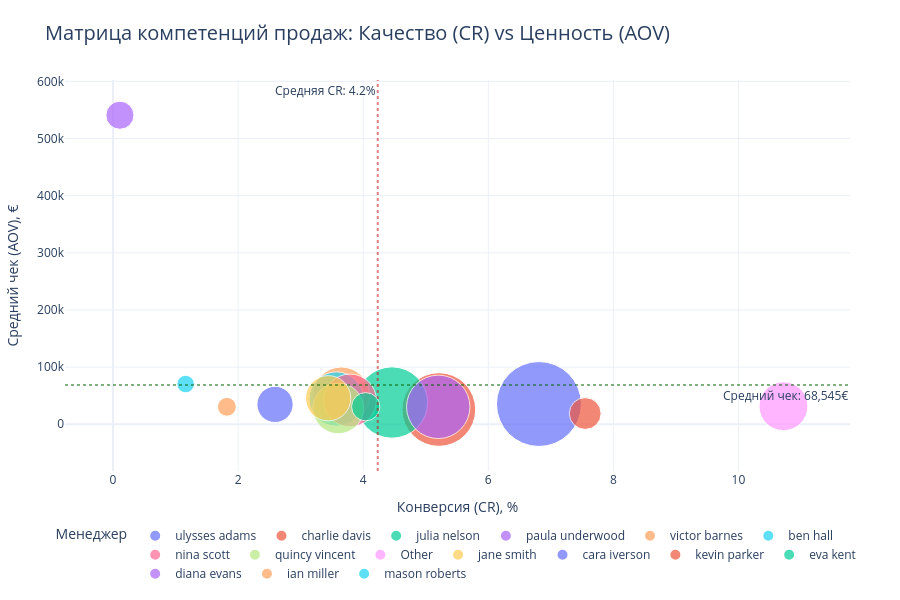

Write notebook code for a chart like this one.
### Markdown cell above
### 🎯 Матрица компетенций отдела продаж
Декомпозиция работы менеджеров по выручке, конверсии (CR) и количеству звонков выявила разные стили работы:

1. **Абсолютный лидер (Ulysses Adams):** 
   * 1-е место по выручке (**5.06 млн €**) и сделкам (140 оплат). 
   * Конверсия составляет **6.51%**, при этом на одну продажу он тратит около **122.3 звонков**. Это говорит о его высокой работоспособности и умении доводить лидов до конца.
2. **Мастера точечных продаж (Высокое качество):**
   * **Kevin Parker** работает "чисто": его конверсия **6.58%**, а на одну продажу уходит **100.3 звонка** (один из лучших показателей среди лидеров).
   * **Victor Barnes** принес **2.14 млн €** при конверсии **3.53%**, но закрывает более крупные чеки.
3. **Зона операционного риска:**
   * **Diana Evans:** Ситуация критическая. Конверсия всего **0.10%**, а на одну успешную продажу ушло **7253 звонка**. Либо менеджеру отдают самый "мертвый" трафик, либо она полностью не попадает в скрипт и сжигает ФОТ.
4. **Аномалия "Other":**
   * Группа других мелких менеджеров показывает высокую конверсию **9.56%** и всего **82.2 звонка** на продажу. Вероятно, это "самоходы" или сделки, закрытые администраторами базы без активных продаж.

### Code cell
# --- АНАЛИЗ КОМПЕТЕНЦИЙ: Конверсия vs Средний чек (v12/10 FIXED) ---
import plotly.express as px
import numpy as np

# 1. Берем данные из нашего рейтинга (sales_rep) 
# Если вдруг в sales_rep нет avg_check, мы его пересчитаем прямо здесь
sales_plot = sales_rep.copy()

# ПРОВЕРКА И РАСЧЕТ: Добавляем средний чек, если его забыли
if 'avg_check' not in sales_plot.columns:
    sales_plot['avg_check'] = np.where(sales_plot['won_deals'] > 0, 
                                       (sales_plot['total_revenue'] / sales_plot['won_deals']).round(0), 0)

# Фильтруем тех, у кого есть хотя бы одна продажа, чтобы не делить на ноль
sales_plot = sales_plot[sales_plot['won_deals'] > 0].copy()

# 2. Строим интерактивный Bubble Chart
fig1 = px.scatter(
    sales_plot, 
    x="conversion", 
    y="avg_check", 
    size="total_revenue", 
    color="deal_owner_name",
    hover_name="deal_owner_name",
    hover_data={
        "deal_owner_name": False, 
        "conversion": ':.2f', 
        "avg_check": ':,.0f', 
        "total_revenue": ':,.0f', 
        "won_deals": True,
        "total_leads": True
    },
    title="Матрица компетенций продаж: Качество (CR) vs Ценность (AOV)",
    labels={
        "conversion": "Конверсия (CR), %", 
        "avg_check": "Средний чек (AOV), €", 
        "total_revenue": "Общая выручка, €", 
        "deal_owner_name": "Менеджер", 
        "won_deals": "Кол-во оплат",
        "total_leads": "Всего лидов"
    },
    size_max=60, 
    template="plotly_white"
)

# 3. Настройка осей и бенчмарков
mean_check = sales_plot['avg_check'].mean()
mean_conv = sales_plot['conversion'].mean()

# Добавляем линии квадрантов
fig1.add_hline(y=mean_check, line_dash="dot", line_color="rgba(0,100,0,0.5)", 
               annotation_text=f"Средний чек: {mean_check:,.0f}€", annotation_position="bottom right")
fig1.add_vline(x=mean_conv, line_dash="dot", line_color="rgba(200,0,0,0.5)", 
               annotation_text=f"Средняя CR: {mean_conv:.1f}%", annotation_position="top left")

# Финальная шлифовка макета
fig1.update_layout(
    height=600,
    title_font_size=20,
    legend=dict(orientation="h", yanchor="bottom", y=-0.3, xanchor="center", x=0.5),
    margin=dict(l=50, r=50, t=80, b=100)
)

fig1.show()

### Figure 1 — Plotly figure (JSON) as saved in the notebook; plotly's stock layout.template omitted (floating-point values rounded to 4 significant figures)
{"data": [{"customdata": [["ulysses adams", 4953500, 140, 2056]], "hovertemplate": "<b>%{hovertext}</b><br><br>Конверсия (CR), %=%{x:.2f}<br>Средний чек (AOV), €=%{y:,.0f}<br>Общая выручка, €=%{customdata[1]:,.0f}<br>Кол-во оплат=%{customdata[2]}<br>Всего лидов=%{customdata[3]}<extra></extra>", "hovertext": ["ulysses adams"], "legendgroup": "ulysses adams", "marker": {"color": "#636efa", "size": [4954000.0], "sizemode": "area", "sizeref": 1376.0, "symbol": "circle"}, "mode": "markers", "name": "ulysses adams", "orientation": "v", "showlegend": true, "type": "scatter", "x": [6.81], "xaxis": "x", "y": [35380.0], "yaxis": "y"}, {"customdata": [["charlie davis", 3733400, 145, 2783]], "hovertemplate": "<b>%{hovertext}</b><br><br>Конверсия (CR), %=%{x:.2f}<br>Средний чек (AOV), €=%{y:,.0f}<br>Общая выручка, €=%{customdata[1]:,.0f}<br>Кол-во оплат=%{customdata[2]}<br>Всего лидов=%{customdata[3]}<extra></extra>", "hovertext": ["charlie davis"], "legendgroup": "charlie davis", "marker": {"color": "#EF553B", "size": [3733000.0], "sizemode": "area", "sizeref": 1376.0, "symbol": "circle"}, "mode": "markers", "name": "charlie davis", "orientation": "v", "showlegend": true, "type": "scatter", "x": [5.21], "xaxis": "x", "y": [25750.0], "yaxis": "y"}, {"customdata": [["julia nelson", 3497121, 92, 2063]], "hovertemplate": "<b>%{hovertext}</b><br><br>Конверсия (CR), %=%{x:.2f}<br>Средний чек (AOV), €=%{y:,.0f}<br>Общая выручка, €=%{customdata[1]:,.0f}<br>Кол-во оплат=%{customdata[2]}<br>Всего лидов=%{customdata[3]}<extra></extra>", "hovertext": ["julia nelson"], "legendgroup": "julia nelson", "marker": {"color": "#00cc96", "size": [3497000.0], "sizemode": "area", "sizeref": 1376.0, "symbol": "circle"}, "mode": "markers", "name": "julia nelson", "orientation": "v", "showlegend": true, "type": "scatter", "x": [4.46], "xaxis": "x", "y": [38010.0], "yaxis": "y"}, {"customdata": [["paula underwood", 2766500, 91, 1749]], "hovertemplate": "<b>%{hovertext}</b><br><br>Конверсия (CR), %=%{x:.2f}<br>Средний чек (AOV), €=%{y:,.0f}<br>Общая выручка, €=%{customdata[1]:,.0f}<br>Кол-во оплат=%{customdata[2]}<br>Всего лидов=%{customdata[3]}<extra></extra>", "hovertext": ["paula underwood"], "legendgroup": "paula underwood", "marker": {"color": "#ab63fa", "size": [2766000.0], "sizemode": "area", "sizeref": 1376.0, "symbol": "circle"}, "mode": "markers", "name": "paula underwood", "orientation": "v", "showlegend": true, "type": "scatter", "x": [5.2], "xaxis": "x", "y": [30400.0], "yaxis": "y"}, {"customdata": [["victor barnes", 2187500, 43, 1177]], "hovertemplate": "<b>%{hovertext}</b><br><br>Конверсия (CR), %=%{x:.2f}<br>Средний чек (AOV), €=%{y:,.0f}<br>Общая выручка, €=%{customdata[1]:,.0f}<br>Кол-во оплат=%{customdata[2]}<br>Всего лидов=%{customdata[3]}<extra></extra>", "hovertext": ["victor barnes"], "legendgroup": "victor barnes", "marker": {"color": "#FFA15A", "size": [2188000.0], "sizemode": "area", "sizeref": 1376.0, "symbol": "circle"}, "mode": "markers", "name": "victor barnes", "orientation": "v", "showlegend": true, "type": "scatter", "x": [3.65], "xaxis": "x", "y": [50870.0], "yaxis": "y"}, {"customdata": [["ben hall", 2030500, 46, 1287]], "hovertemplate": "<b>%{hovertext}</b><br><br>Конверсия (CR), %=%{x:.2f}<br>Средний чек (AOV), €=%{y:,.0f}<br>Общая выручка, €=%{customdata[1]:,.0f}<br>Кол-во оплат=%{customdata[2]}<br>Всего лидов=%{customdata[3]}<extra></extra>", "hovertext": ["ben hall"], "legendgroup": "ben hall", "marker": {"color": "#19d3f3", "size": [2030000.0], "sizemode": "area", "sizeref": 1376.0, "symbol": "circle"}, "mode": "markers", "name": "ben hall", "orientation": "v", "showlegend": true, "type": "scatter", "x": [3.57], "xaxis": "x", "y": [44140.0], "yaxis": "y"}, {"customdata": [["nina scott", 1914500, 46, 1213]], "hovertemplate": "<b>%{hovertext}</b><br><br>Конверсия (CR), %=%{x:.2f}<br>Средний чек (AOV), €=%{y:,.0f}<br>Общая выручка, €=%{customdata[1]:,.0f}<br>Кол-во оплат=%{customdata[2]}<br>Всего лидов=%{customdata[3]}<extra></extra>", "hovertext": ["nina scott"], "legendgroup": "nina scott", "marker": {"color": "#FF6692", "size": [1914000.0], "sizemode": "area", "sizeref": 1376.0, "symbol": "circle"}, "mode": "markers", "name": "nina scott", "orientation": "v", "showlegend": true, "type": "scatter", "x": [3.79], "xaxis": "x", "y": [41620.0], "yaxis": "y"}, {"customdata": [["quincy vincent", 1772600, 64, 1777]], "hovertemplate": "<b>%{hovertext}</b><br><br>Конверсия (CR), %=%{x:.2f}<br>Средний чек (AOV), €=%{y:,.0f}<br>Общая выручка, €=%{customdata[1]:,.0f}<br>Кол-во оплат=%{customdata[2]}<br>Всего лидов=%{customdata[3]}<extra></extra>", "hovertext": ["quincy vincent"], "legendgroup": "quincy vincent", "marker": {"color": "#B6E880", "size": [1773000.0], "sizemode": "area", "sizeref": 1376.0, "symbol": "circle"}, "mode": "markers", "name": "quincy vincent", "orientation": "v", "showlegend": true, "type": "scatter", "x": [3.6], "xaxis": "x", "y": [27700.0], "yaxis": "y"}, {"customdata": [["Other", 1639500, 52, 485]], "hovertemplate": "<b>%{hovertext}</b><br><br>Конверсия (CR), %=%{x:.2f}<br>Средний чек (AOV), €=%{y:,.0f}<br>Общая выручка, €=%{customdata[1]:,.0f}<br>Кол-во оплат=%{customdata[2]}<br>Всего лидов=%{customdata[3]}<extra></extra>", "hovertext": ["Other"], "legendgroup": "Other", "marker": {"color": "#FF97FF", "size": [1640000.0], "sizemode": "area", "sizeref": 1376.0, "symbol": "circle"}, "mode": "markers", "name": "Other", "orientation": "v", "showlegend": true, "type": "scatter", "x": [10.72], "xaxis": "x", "y": [31530.0], "yaxis": "y"}, {"customdata": [["jane smith", 1411000, 31, 901]], "hovertemplate": "<b>%{hovertext}</b><br><br>Конверсия (CR), %=%{x:.2f}<br>Средний чек (AOV), €=%{y:,.0f}<br>Общая выручка, €=%{customdata[1]:,.0f}<br>Кол-во оплат=%{customdata[2]}<br>Всего лидов=%{customdata[3]}<extra></extra>", "hovertext": ["jane smith"], "legendgroup": "jane smith", "marker": {"color": "#FECB52", "size": [1411000.0], "sizemode": "area", "sizeref": 1376.0, "symbol": "circle"}, "mode": "markers", "name": "jane smith", "orientation": "v", "showlegend": true, "type": "scatter", "x": [3.44], "xaxis": "x", "y": [45520.0], "yaxis": "y"}, {"customdata": [["cara iverson", 902500, 26, 1002]], "hovertemplate": "<b>%{hovertext}</b><br><br>Конверсия (CR), %=%{x:.2f}<br>Средний чек (AOV), €=%{y:,.0f}<br>Общая выручка, €=%{customdata[1]:,.0f}<br>Кол-во оплат=%{customdata[2]}<br>Всего лидов=%{customdata[3]}<extra></extra>", "hovertext": ["cara iverson"], "legendgroup": "cara iverson", "marker": {"color": "#636efa", "size": [902500.0], "sizemode": "area", "sizeref": 1376.0, "symbol": "circle"}, "mode": "markers", "name": "cara iverson", "orientation": "v", "showlegend": true, "type": "scatter", "x": [2.59], "xaxis": "x", "y": [34710.0], "yaxis": "y"}, {"customdata": [["kevin parker", 694500, 37, 490]], "hovertemplate": "<b>%{hovertext}</b><br><br>Конверсия (CR), %=%{x:.2f}<br>Средний чек (AOV), €=%{y:,.0f}<br>Общая выручка, €=%{customdata[1]:,.0f}<br>Кол-во оплат=%{customdata[2]}<br>Всего лидов=%{customdata[3]}<extra></extra>", "hovertext": ["kevin parker"], "legendgroup": "kevin parker", "marker": {"color": "#EF553B", "size": [694500.0], "sizemode": "area", "sizeref": 1376.0, "symbol": "circle"}, "mode": "markers", "name": "kevin parker", "orientation": "v", "showlegend": true, "type": "scatter", "x": [7.55], "xaxis": "x", "y": [18770.0], "yaxis": "y"}, {"customdata": [["eva kent", 551600, 18, 445]], "hovertemplate": "<b>%{hovertext}</b><br><br>Конверсия (CR), %=%{x:.2f}<br>Средний чек (AOV), €=%{y:,.0f}<br>Общая выручка, €=%{customdata[1]:,.0f}<br>Кол-во оплат=%{customdata[2]}<br>Всего лидов=%{customdata[3]}<extra></extra>", "hovertext": ["eva kent"], "legendgroup": "eva kent", "marker": {"color": "#00cc96", "size": [551600.0], "sizemode": "area", "sizeref": 1376.0, "symbol": "circle"}, "mode": "markers", "name": "eva kent", "orientation": "v", "showlegend": true, "type": "scatter", "x": [4.04], "xaxis": "x", "y": [30640.0], "yaxis": "y"}, {"customdata": [["diana evans", 540850, 1, 923]], "hovertemplate": "<b>%{hovertext}</b><br><br>Конверсия (CR), %=%{x:.2f}<br>Средний чек (AOV), €=%{y:,.0f}<br>Общая выручка, €=%{customdata[1]:,.0f}<br>Кол-во оплат=%{customdata[2]}<br>Всего лидов=%{customdata[3]}<extra></extra>", "hovertext": ["diana evans"], "legendgroup": "diana evans", "marker": {"color": "#ab63fa", "size": [540800.0], "sizemode": "area", "sizeref": 1376.0, "symbol": "circle"}, "mode": "markers", "name": "diana evans", "orientation": "v", "showlegend": true, "type": "scatter", "x": [0.11], "xaxis": "x", "y": [540800.0], "yaxis": "y"}, {"customdata": [["ian miller", 244000, 8, 440]], "hovertemplate": "<b>%{hovertext}</b><br><br>Конверсия (CR), %=%{x:.2f}<br>Средний чек (AOV), €=%{y:,.0f}<br>Общая выручка, €=%{customdata[1]:,.0f}<br>Кол-во оплат=%{customdata[2]}<br>Всего лидов=%{customdata[3]}<extra></extra>", "hovertext": ["ian miller"], "legendgroup": "ian miller", "marker": {"color": "#FFA15A", "size": [244000.0], "sizemode": "area", "sizeref": 1376.0, "symbol": "circle"}, "mode": "markers", "name": "ian miller", "orientation": "v", "showlegend": true, "type": "scatter", "x": [1.82], "xaxis": "x", "y": [30500.0], "yaxis": "y"}, {"customdata": [["mason roberts", 211000, 3, 258]], "hovertemplate": "<b>%{hovertext}</b><br><br>Конверсия (CR), %=%{x:.2f}<br>Средний чек (AOV), €=%{y:,.0f}<br>Общая выручка, €=%{customdata[1]:,.0f}<br>Кол-во оплат=%{customdata[2]}<br>Всего лидов=%{customdata[3]}<extra></extra>", "hovertext": ["mason roberts"], "legendgroup": "mason roberts", "marker": {"color": "#19d3f3", "size": [211000.0], "sizemode": "area", "sizeref": 1376.0, "symbol": "circle"}, "mode": "markers", "name": "mason roberts", "orientation": "v", "showlegend": true, "type": "scatter", "x": [1.16], "xaxis": "x", "y": [70330.0], "yaxis": "y"}], "layout": {"annotations": [{"showarrow": false, "text": "Средний чек: 68,545€", "x": 1, "xanchor": "right", "xref": "x domain", "y": 68550.0, "yanchor": "top", "yref": "y"}, {"showarrow": false, "text": "Средняя CR: 4.2%", "x": 4.232, "xanchor": "right", "xref": "x", "y": 1, "yanchor": "top", "yref": "y domain"}], "height": 600, "legend": {"itemsizing": "constant", "orientation": "h", "title": {"text": "Менеджер"}, "tracegroupgap": 0, "x": 0.5, "xanchor": "center", "y": -0.3, "yanchor": "bottom"}, "margin": {"b": 100, "l": 50, "r": 50, "t": 80}, "shapes": [{"line": {"color": "rgba(0,100,0,0.5)", "dash": "dot"}, "type": "line", "x0": 0, "x1": 1, "xref": "x domain", "y0": 68550.0, "y1": 68550.0, "yref": "y"}, {"line": {"color": "rgba(200,0,0,0.5)", "dash": "dot"}, "type": "line", "x0": 4.232, "x1": 4.232, "xref": "x", "y0": 0, "y1": 1, "yref": "y domain"}], "title": {"font": {"size": 20}, "text": "Матрица компетенций продаж: Качество (CR) vs Ценность (AOV)"}, "xaxis": {"anchor": "y", "domain": [0, 1], "title": {"text": "Конверсия (CR), %"}}, "yaxis": {"anchor": "x", "domain": [0, 1], "title": {"text": "Средний чек (AOV), €"}}}}
